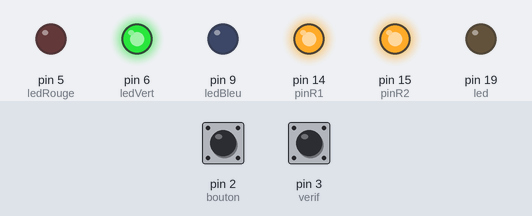
The sketch below on a simulated Arduino Uno, built with avr-gcc and run on an emulated ATmega328P. Parts: output pins drawn as LEDs (lit = HIGH). The inputs (shaded band) are chosen by the test bench; at power-on: pin 2 (bouton) HIGH, pin 3 (verif) HIGH.

Above: at 1.2 s.
1.3 s: pin 2 (bouton) pulled LOW for 0.25 s
At 2.0 s:
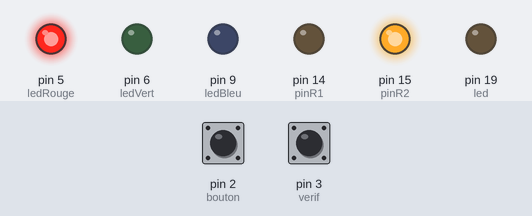
4.3 s: pin 3 (verif) pulled LOW for 1 s
At 6.7 s:
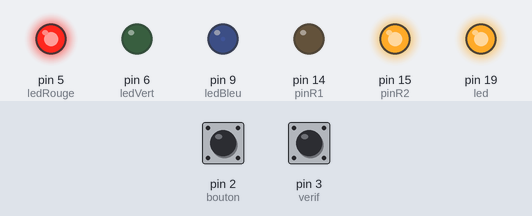
8.3 s: pin 2 (bouton) driven LOW and pin 3 (verif) driven LOW
At 10.7 s:
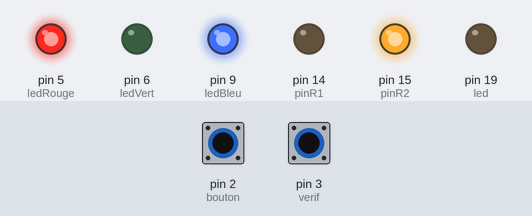
11.3 s: pin 3 (verif) driven HIGH
At 12.0 s:
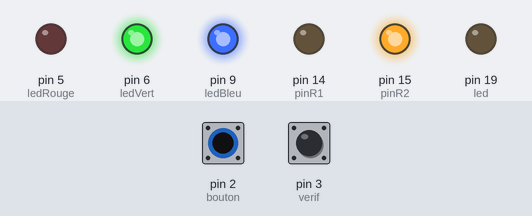
12.9 s: pin 3 (verif) driven LOW
At 22.0 s:
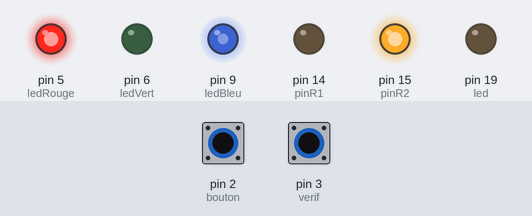
Timing chart, 0 to 26.3 s (numbered marks = the images above; inputs shaded):
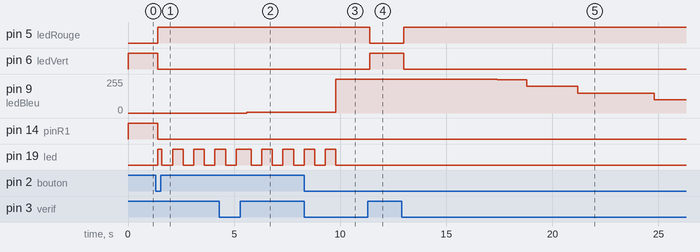

Measured:
- after the input at 1.3 s, pin 5 (ledRouge): LOW → HIGH after 0.10 s; pin 6 (ledVert), pin 14 (pinR1): HIGH → LOW after 0.10 s; pin 19 (led): LOW → HIGH after 0.10 s, then repeats every 1.0 s: LOW 0.50 s, HIGH 0.50 s
- after the input at 4.3 s, pin 9 (ledBleu): 0/255 → 4/255 after 1.3 s
- after the input at 8.3 s, pin 9 (ledBleu): 4/255 → 255/255 after 1.5 s
- after the input at 11.3 s, pin 5 (ledRouge): HIGH → LOW after 0.10 s; pin 6 (ledVert): LOW → HIGH after 0.10 s
- after the input at 12.9 s, pin 5 (ledRouge): LOW → HIGH after 0.10 s; pin 6 (ledVert): HIGH → LOW after 0.10 s

The sketch:

Tempo6.ino
```cpp
// -----------------------------------------
// commande et contrôle pour ampli à tube
// juju35135, aucuns droits reservés
// version beta 1.11
// -----------------------------------------

int ledRouge=5; // Constante pour la broche 5
int ledVert=6; // Constante pour la broche 6
int ledBleu=9; // Constante pour la broche 9

int pwmBleu;

int verif = 3;// verification filament PIN 3
int etatfil=0;// etat du filament
int bouton = 2;// bouton PIN 2
int led = 19;// led sur A5 PIN 19
int etatbouton = 0; // variable etat bouton (appuie ou non appuie)
int dernieretatbouton = 0;// variable memoire derniere position du bouton
int etatled = 0;// varibale de la led, soit éteinte soit allumée
int pinR1, pinR2;
int etatR1, etatR2;
int allumage = 1 ; // état allumage
int tempoActive = 0; // État d'activation de la tempo
long prechauffe, postchauffe ;
unsigned long tempoDepart = 0; // Temps à l'activation de la tempo


void setup() {

prechauffe = 60000  ; //durée prechauffage
postchauffe = 45000 ;//durée postchauffage

pinMode (ledVert,OUTPUT); // Broche ledVert configurée en sortie
pinMode (ledRouge,OUTPUT); // Broche ledRouge configurée en sortie
pinMode (ledBleu,OUTPUT); // Broche ledBleu configurée en sortie


pinMode(verif, INPUT_PULLUP);
pinR1 = 14; //Relais sur A0 pin 14
pinR2 = 15; //Relais saur A1 pin 15

pinMode(bouton, INPUT_PULLUP);
pinMode(led, OUTPUT);
pinMode(pinR1, OUTPUT); //mode écriture pour relais1
pinMode(pinR2, OUTPUT); //mode écriture pour relais2

digitalWrite(pinR1,HIGH); //forcage relais1 en position ouvert
digitalWrite(pinR2,HIGH); //forcage relais2 en position ouvert
etatR1 = 1; //ecriture variable état relais1
etatR2 = 1; //ecriture variable état relais2

digitalWrite(ledVert,HIGH); // allume la couleur verte

}

void loop() {


etatbouton = digitalRead(bouton); //lecture etat BP

if (etatbouton != dernieretatbouton) {

if (!etatbouton) {//si etatbouton est différent de 1
    if (etatled) { //et que si etatled est à 1 {
        etatled = 0;//nous passons etatled à 0


       allumage = 0 ;
       etatR1 = 1;
       etatR2 = 1;
       tempoActive = 1;
       tempoDepart = millis();
      }
else
{

etatled = 1;//sinon nous le passons à 1
allumage = 1 ;
digitalWrite(ledVert,LOW); // eteint la couleur verte

etatR1 = 0;
etatR2 = 0;
tempoActive = 1;
tempoDepart = millis();


}}

dernieretatbouton = etatbouton;

}


digitalWrite(led, etatled);

if ( allumage ) {


digitalWrite(pinR1,etatR1); // action sur relais filaments


 if ( tempoActive ) {

pwmBleu = ( millis() - tempoDepart )*255/prechauffe;
analogWrite(ledBleu,pwmBleu) ; // impulsion largeur voulue sur la broche 0 = 0% et 255 = 100% haut
digitalWrite(ledRouge,HIGH); // allumage led rouge

        // Et si il s'est écoulé la tempo de prechauffage
        if ( ( millis() - tempoDepart ) >= prechauffe ) {


            digitalWrite(pinR2,etatR2); //action sur relais HT
            digitalWrite(ledRouge,LOW); //extinction led rouge

            // Et on désactive la temporisation
            tempoActive = 0;
        }
        }}

        else {
digitalWrite(pinR2,etatR2); //action sur relais HT

if ( tempoActive ) {

pwmBleu = postchauffe/( millis() - tempoDepart )*50;
analogWrite(ledBleu,pwmBleu) ; // impulsion largeur voulue sur la broche 0 = 0% et 255 = 100% haut

        // Et si il s'est écoulé la tempo de postchauffage
        if ( ( millis() - tempoDepart ) >= postchauffe ) {


            digitalWrite(pinR1,etatR1); //action sur le relais filaments

            // Et on désactive la temporisation
            tempoActive = 0;
        }}

}

delay(200); //interruption de 200ms (anti rebond)

etatfil = digitalRead(verif);


if (etatled != 0){ //si on est en marche

while(etatfil != 0) // disparition du chauffage
{
digitalWrite(pinR2,HIGH); //coupure de la HT
etatfil = digitalRead(verif); // verification du chauffage

//Reset de la tempo
tempoActive = 1 ;
tempoDepart = millis();
allumage = 1 ;

// Clignotement de la LED
digitalWrite(led, LOW);
delay (500);
digitalWrite(led, HIGH);
delay (500);

}
}

else { //si on est eteint

  if (etatfil !=0) { //si le filament est allumé, la LED rouge allumée (dans le cas du relais restant collé)
         digitalWrite(ledRouge,LOW);
         digitalWrite(ledVert,HIGH);
 }  else {
        digitalWrite(ledRouge,HIGH);
        digitalWrite(ledVert,LOW);
  }
}

}
```
